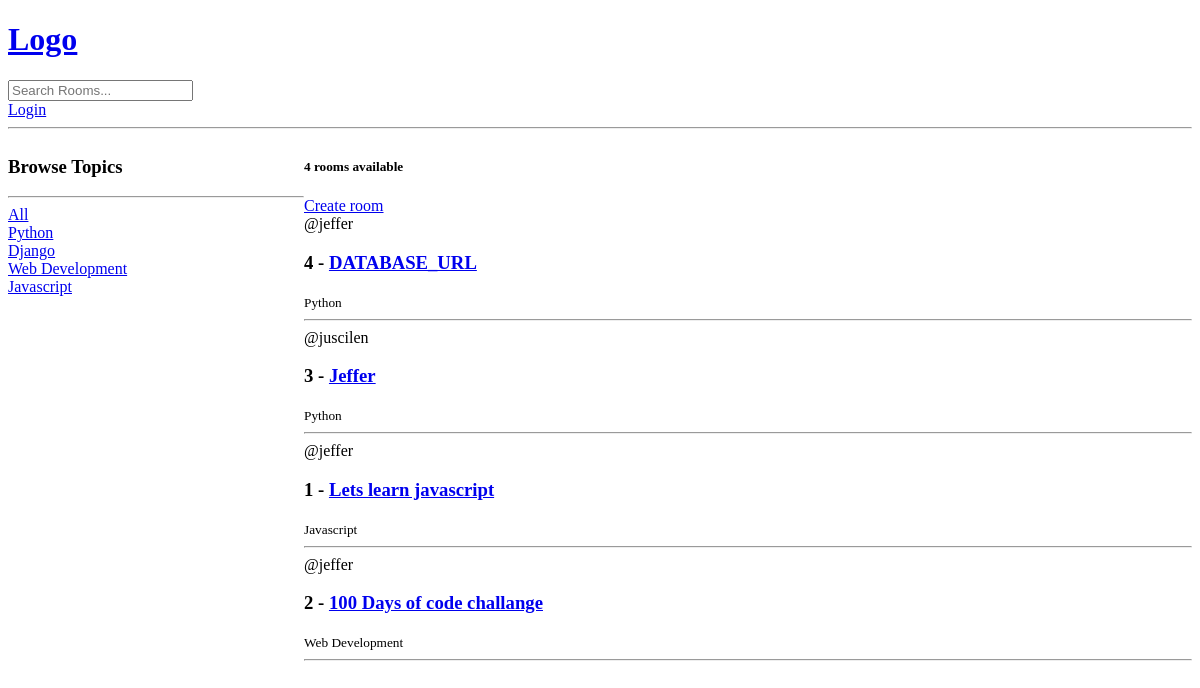
The app's page /, older data.
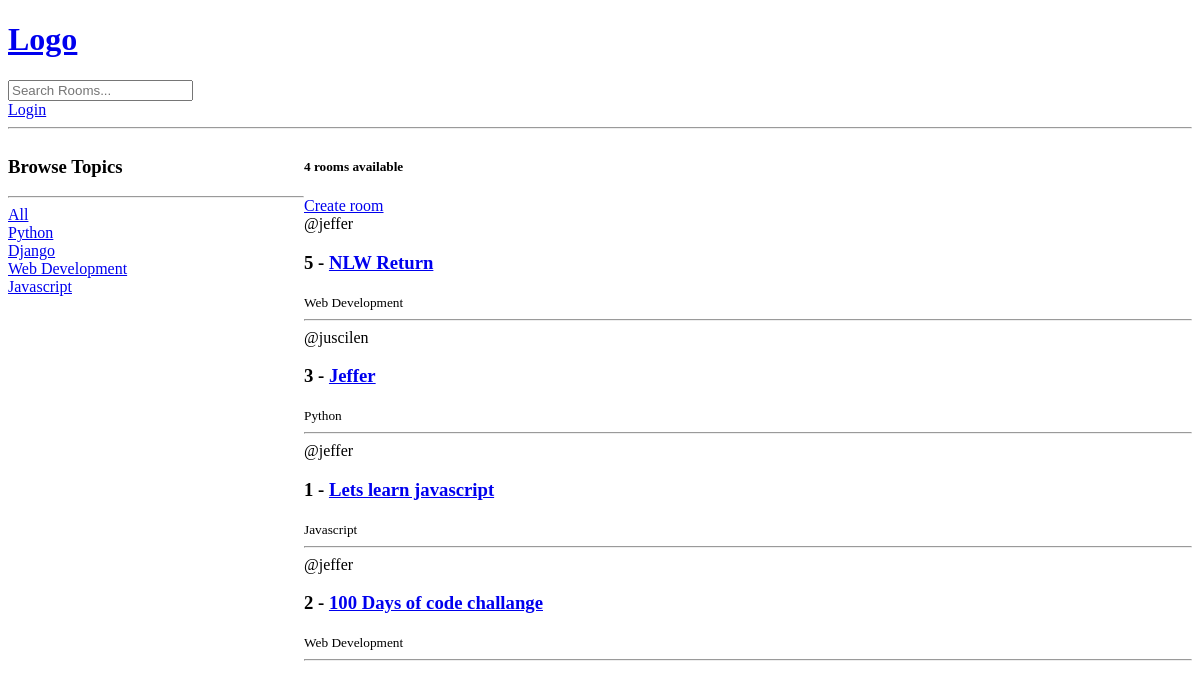
The same page, newer data.
### base/models.py (models this page shows, shortened)
class Topic(models.Model):
    name = models.CharField(max_length=200)

class Room(models.Model):
    host = models.ForeignKey(User, on_delete=models.SET_NULL, null=True)
    topic = models.ForeignKey(Topic, on_delete=models.SET_NULL, null=True)
    name = models.CharField(max_length=200)
    description = models.TextField(null=True, blank=True)
    updated = models.DateTimeField(auto_now=True)
    created = models.TimeField(auto_now_add=True)
    class Meta:
        ordering = ("-updated", "-created")

### base/views.py (the view)
# urls.py: path("", views.home, name="home"),
def home(request):
    q = request.GET.get("q") if request.GET.get("q") != None else ""
    rooms = Room.objects.filter(
        Q(topic__name__icontains=q) |
        Q(name__icontains=q) |
        Q(description__icontains=q)
    )
    topics = Topic.objects.all()
    room_count = rooms.count()
    context = {"rooms": rooms, "topics": topics, "room_count": room_count}
    return render(request, "base/home.html", context)

### base/templates/base/home.html (shortened to what this page needs)
{% extends "main.html" %}
{% block content %}
<div class="home-container">
    <div>
        <h3>Browse Topics</h3>
        <hr>
        <div>
            <a href="{% url 'home' %}">All</a>
        </div>
        {% for topic in topics %}
            <div>
                <a href="{% url 'home' %}?q={{ topic.name }}">{{ topic.name }}</a>
            </div>
        {% endfor %}
    </div>
    <div>
        <h5>{{ room_count }} rooms available </h5>
        <a href="{% url 'create-room' %}">Create room</a>
        <div>
            {% for room in rooms %}
                <div>
                    <span>@{{ room.host.username }}</span>
                    <h3>{{ room.id }} - <a href="{% url 'room' room.id %}">{{ room.name }}</a></h3>
                    <small>{{ room.topic.name }}</small>
                    <hr>
                </div>
            {% endfor %}
        </div>
    </div>
</div>
{% endblock content %}

### templates/main.html (shortened to what this page needs)
<!DOCTYPE html>
<html lang="en">
<head>
</head>
<body>
    {% include "navbar.html" %}
    {% block content %}
    {% endblock %}
</body>
</html>

### templates/navbar.html
<a href="/">
    <h1>Logo</h1>
</a>
<form action="{% url 'home' %}">
    <input type="text" name="q" placeholder="Search Rooms...">
</form>
{% if request.user.is_authenticated %}
    <p>Hello {{ request.user }}</p>
    <a href="{% url 'logout' %}">Logout</a>
{% else %}
    <a href="{% url 'login' %}">Login</a>
{% endif %}
<hr>

### base/templates/base/home.html (style rules this page uses)
.home-container { display: grid; grid-template-columns: 1fr 3fr; }

Row changes from the older to the newer data that the page shows:
removed Room: host.username "jeffer", id "4", name "DATABASE_URL", topic.name "Python"
added Room: host.username "jeffer", id "5", name "NLW Return", topic.name "Web Development"
